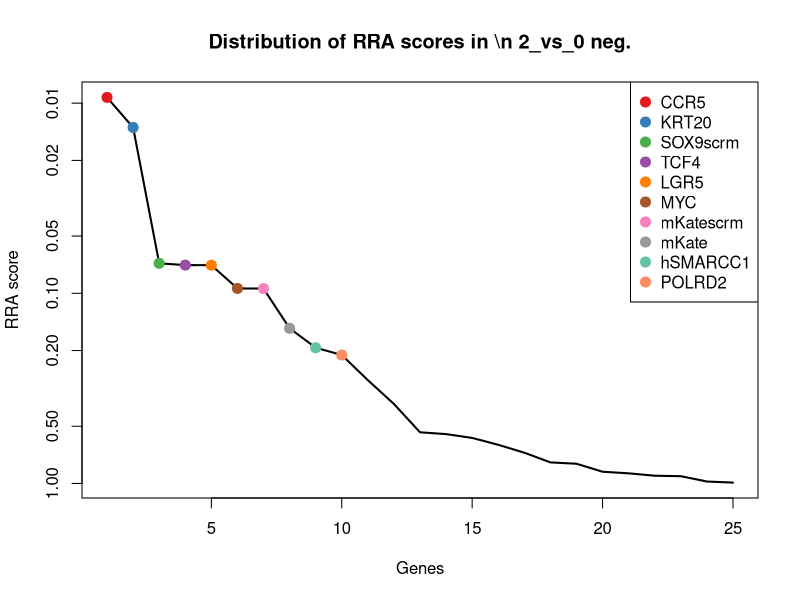
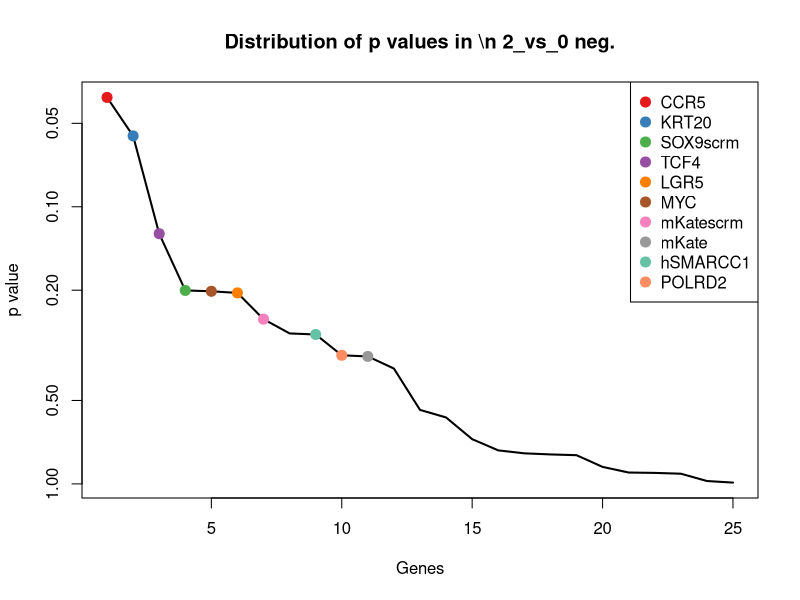
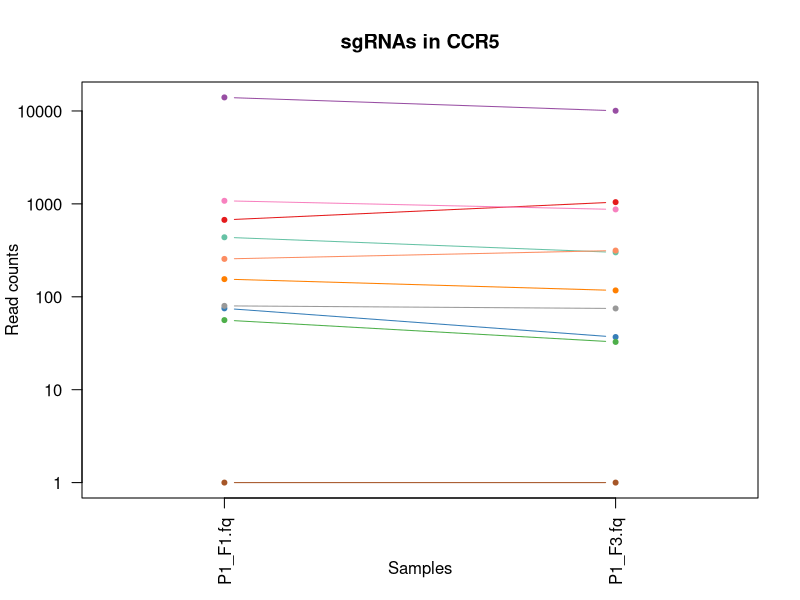
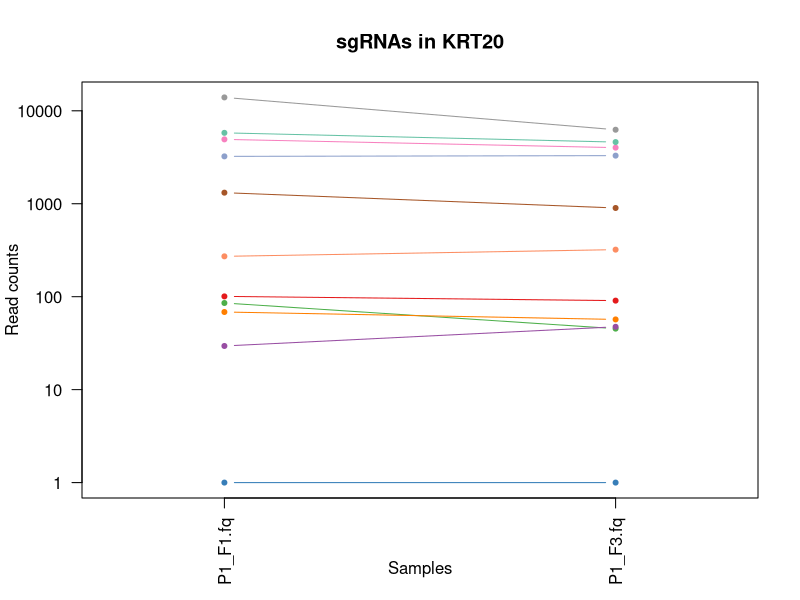
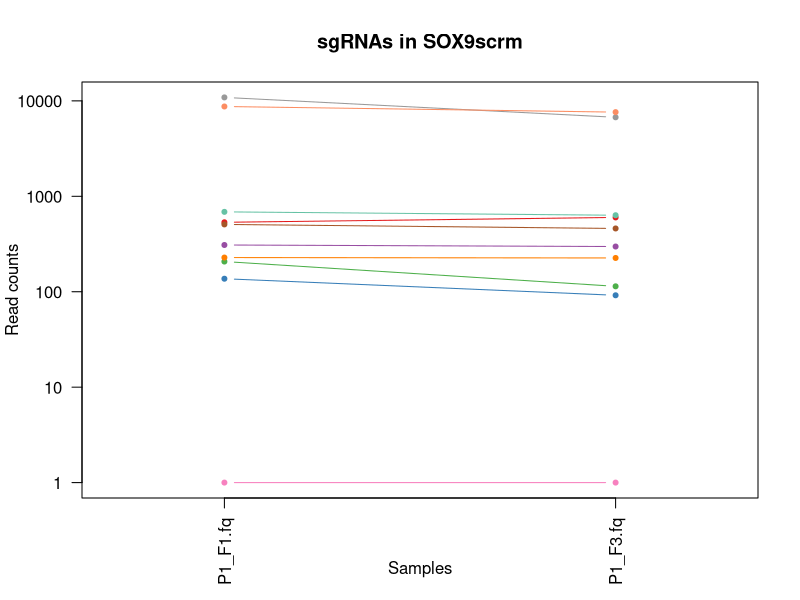
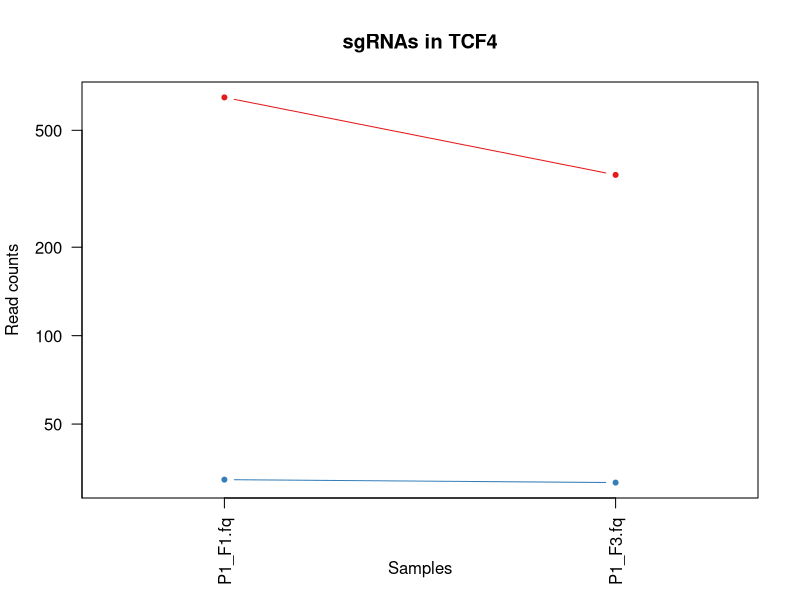
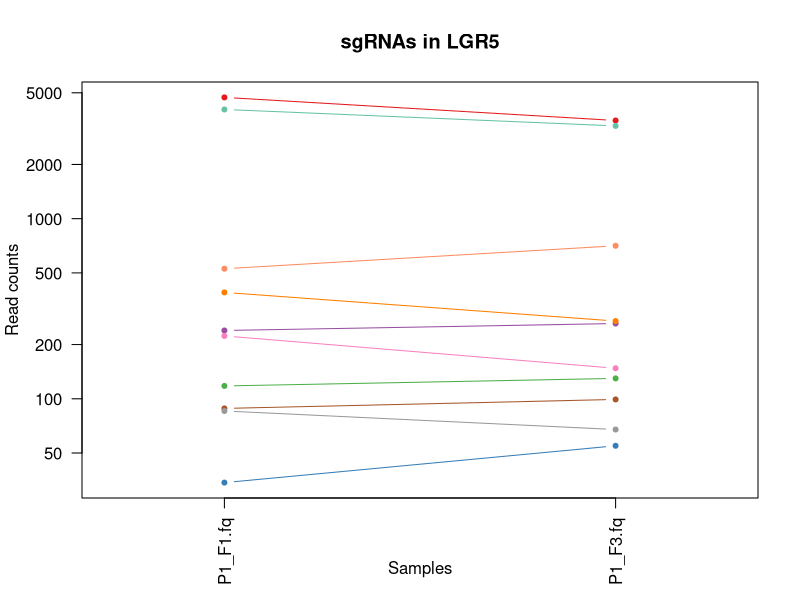
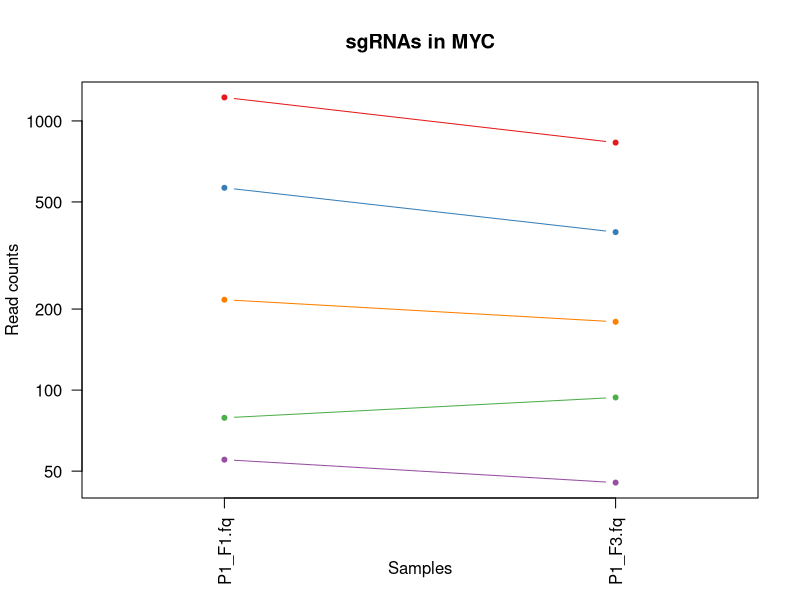

Write the R code that produced these figures, in order. (Note: this script raises an error after producing the figures.)
pdf(file='P1_02_day3.pdf',width=4.5,height=4.5);
gstable=read.table('P1_02_day3.gene_summary.txt',header=T)
# 
#
# parameters
# Do not modify the variables beginning with "__"

# gstablename='__GENE_SUMMARY_FILE__'
startindex=3
# outputfile='__OUTPUT_FILE__'
targetgenelist=c("CCR5","KRT20","SOX9scrm","TCF4","LGR5","MYC","mKatescrm","mKate","hSMARCC1","POLRD2")
# samplelabel=sub('.\\w+.\\w+$','',colnames(gstable)[startindex]);
samplelabel='2_vs_0 neg.'


# You need to write some codes in front of this code:
# gstable=read.table(gstablename,header=T)
# pdf(file=outputfile,width=6,height=6)


# set up color using RColorBrewer
#library(RColorBrewer)
#colors <- brewer.pal(length(targetgenelist), "Set1")

colors=c( "#E41A1C", "#377EB8", "#4DAF4A", "#984EA3", "#FF7F00",  "#A65628", "#F781BF",
          "#999999", "#66C2A5", "#FC8D62", "#8DA0CB", "#E78AC3", "#A6D854", "#FFD92F", "#E5C494", "#B3B3B3", 
          "#8DD3C7", "#FFFFB3", "#BEBADA", "#FB8072", "#80B1D3", "#FDB462", "#B3DE69", "#FCCDE5",
          "#D9D9D9", "#BC80BD", "#CCEBC5", "#FFED6F")

######
# function definition

plotrankedvalues<-function(val, tglist, ...){
  
  plot(val,log='y',ylim=c(max(val),min(val)),type='l',lwd=2, ...)
  if(length(tglist)>0){
    for(i in 1:length(tglist)){
      targetgene=tglist[i];
      tx=which(names(val)==targetgene);ty=val[targetgene];
      points(tx,ty,col=colors[(i %% length(colors)) ],cex=2,pch=20)
      # text(tx+50,ty,targetgene,col=colors[i])
    }
    legend('topright',tglist,pch=20,pt.cex = 2,cex=1,col=colors)
  }
}



plotrandvalues<-function(val,targetgenelist, ...){
  # choose the one with the best distance distribution
  
  mindiffvalue=0;
  randval=val;
  for(i in 1:20){
    randval0=sample(val)
    vindex=sort(which(names(randval0) %in% targetgenelist))
    if(max(vindex)>0.9*length(val)){
      # print('pass...')
      next;
    }
    mindiffind=min(diff(vindex));
    if (mindiffind > mindiffvalue){
      mindiffvalue=mindiffind;
      randval=randval0;
      # print(paste('Diff: ',mindiffvalue))
    }
  }
  plot(randval,log='y',ylim=c(max(randval),min(randval)),pch=20,col='grey', ...)
  
  if(length(targetgenelist)>0){
    for(i in 1:length(targetgenelist)){
      targetgene=targetgenelist[i];
      tx=which(names(randval)==targetgene);ty=randval[targetgene];
      points(tx,ty,col=colors[(i %% length(colors)) ],cex=2,pch=20)
      text(tx+50,ty,targetgene,col=colors[i])
    }
  }
  
}




# set.seed(1235)



pvec=gstable[,startindex]
names(pvec)=gstable[,'id']
pvec=sort(pvec);

plotrankedvalues(pvec,targetgenelist,xlab='Genes',ylab='RRA score',main=paste('Distribution of RRA scores in \\n',samplelabel))

# plotrandvalues(pvec,targetgenelist,xlab='Genes',ylab='RRA score',main=paste('Distribution of RRA scores in \\n',samplelabel))


pvec=gstable[,startindex+1]
names(pvec)=gstable[,'id']
pvec=sort(pvec);

plotrankedvalues(pvec,targetgenelist,xlab='Genes',ylab='p value',main=paste('Distribution of p values in \\n',samplelabel))

# plotrandvalues(pvec,targetgenelist,xlab='Genes',ylab='p value',main=paste('Distribution of p values in \\n',samplelabel))



# you need to write after this code:
# dev.off()






# parameters
# Do not modify the variables beginning with "__"
targetmat=list(c(671.6632665315619,1042.8660017346053),c(74.10146363431659,35.8881012742678),c(55.10108834346619,31.66597171258923),c(13996.626458004954,10053.94601874708),c(153.90303985588832,116.1085629461605),c(0.0,0.0),c(1078.2712977557608,870.8142220962038),c(78.8515574570292,73.88726732937486),c(436.05861292501686,299.77119887917803),c(254.60502889739547,313.49311995463336))
targetgene="CCR5"
collabel=c("P1_F1.fq","P1_F3.fq")

# set up color using RColorBrewer
#library(RColorBrewer)
#colors <- brewer.pal(length(targetgenelist), "Set1")

colors=c( "#E41A1C", "#377EB8", "#4DAF4A", "#984EA3", "#FF7F00",  "#A65628", "#F781BF",
          "#999999", "#66C2A5", "#FC8D62", "#8DA0CB", "#E78AC3", "#A6D854", "#FFD92F", "#E5C494", "#B3B3B3", 
          "#8DD3C7", "#FFFFB3", "#BEBADA", "#FB8072", "#80B1D3", "#FDB462", "#B3DE69", "#FCCDE5",
          "#D9D9D9", "#BC80BD", "#CCEBC5", "#FFED6F")


## code

targetmatvec=unlist(targetmat)+1
yrange=range(targetmatvec[targetmatvec>0]);
# yrange[1]=1; # set the minimum value to 1
for(i in 1:length(targetmat)){
  vali=targetmat[[i]]+1;
  if(i==1){
    plot(1:length(vali),vali,type='b',las=1,pch=20,main=paste('sgRNAs in',targetgene),ylab='Read counts',xlab='Samples',xlim=c(0.7,length(vali)+0.3),ylim = yrange,col=colors[(i %% length(colors))],xaxt='n',log='y')
    axis(1,at=1:length(vali),labels=(collabel),las=2)
    # lines(0:100,rep(1,101),col='black');
  }else{
    lines(1:length(vali),vali,type='b',pch=20,col=colors[(i %% length(colors))])
  }
}




# parameters
# Do not modify the variables beginning with "__"
targetmat=list(c(99.75197027696464,89.72025318566948),c(0.0,0.0),c(84.55167004428432,44.332360397624925),c(28.500562936275614,46.4434251784642),c(67.45133228251895,55.94321669224097),c(1314.8259701268482,899.3135966375341),c(4925.847294152968,4015.245213156314),c(13933.925219545146,6255.084945626792),c(5791.314388651204,4607.398884181733),c(270.7553478946183,319.8263142971512),c(3232.913855738197,3292.2055257188604))
targetgene="KRT20"
collabel=c("P1_F1.fq","P1_F3.fq")

# set up color using RColorBrewer
#library(RColorBrewer)
#colors <- brewer.pal(length(targetgenelist), "Set1")

colors=c( "#E41A1C", "#377EB8", "#4DAF4A", "#984EA3", "#FF7F00",  "#A65628", "#F781BF",
          "#999999", "#66C2A5", "#FC8D62", "#8DA0CB", "#E78AC3", "#A6D854", "#FFD92F", "#E5C494", "#B3B3B3", 
          "#8DD3C7", "#FFFFB3", "#BEBADA", "#FB8072", "#80B1D3", "#FDB462", "#B3DE69", "#FCCDE5",
          "#D9D9D9", "#BC80BD", "#CCEBC5", "#FFED6F")


## code

targetmatvec=unlist(targetmat)+1
yrange=range(targetmatvec[targetmatvec>0]);
# yrange[1]=1; # set the minimum value to 1
for(i in 1:length(targetmat)){
  vali=targetmat[[i]]+1;
  if(i==1){
    plot(1:length(vali),vali,type='b',las=1,pch=20,main=paste('sgRNAs in',targetgene),ylab='Read counts',xlab='Samples',xlim=c(0.7,length(vali)+0.3),ylim = yrange,col=colors[(i %% length(colors))],xaxt='n',log='y')
    axis(1,at=1:length(vali),labels=(collabel),las=2)
    # lines(0:100,rep(1,101),col='black');
  }else{
    lines(1:length(vali),vali,type='b',pch=20,col=colors[(i %% length(colors))])
  }
}




# parameters
# Do not modify the variables beginning with "__"
targetmat=list(c(532.9605269083539,599.5423977583561),c(135.85268332958043,90.77578557608912),c(206.15407190572694,112.94196577490159),c(307.80607971177665,296.60460170791913),c(227.05448472566238,224.82839915938354),c(506.36000150116337,459.15658983254383),c(0.0,0.0),c(10868.214666366433,6726.907924144372),c(685.9135479996997,632.263901861365),c(8727.822389852136,7618.832794048969))
targetgene="SOX9scrm"
collabel=c("P1_F1.fq","P1_F3.fq")

# set up color using RColorBrewer
#library(RColorBrewer)
#colors <- brewer.pal(length(targetgenelist), "Set1")

colors=c( "#E41A1C", "#377EB8", "#4DAF4A", "#984EA3", "#FF7F00",  "#A65628", "#F781BF",
          "#999999", "#66C2A5", "#FC8D62", "#8DA0CB", "#E78AC3", "#A6D854", "#FFD92F", "#E5C494", "#B3B3B3", 
          "#8DD3C7", "#FFFFB3", "#BEBADA", "#FB8072", "#80B1D3", "#FDB462", "#B3DE69", "#FCCDE5",
          "#D9D9D9", "#BC80BD", "#CCEBC5", "#FFED6F")


## code

targetmatvec=unlist(targetmat)+1
yrange=range(targetmatvec[targetmatvec>0]);
# yrange[1]=1; # set the minimum value to 1
for(i in 1:length(targetmat)){
  vali=targetmat[[i]]+1;
  if(i==1){
    plot(1:length(vali),vali,type='b',las=1,pch=20,main=paste('sgRNAs in',targetgene),ylab='Read counts',xlab='Samples',xlim=c(0.7,length(vali)+0.3),ylim = yrange,col=colors[(i %% length(colors))],xaxt='n',log='y')
    axis(1,at=1:length(vali),labels=(collabel),las=2)
    # lines(0:100,rep(1,101),col='black');
  }else{
    lines(1:length(vali),vali,type='b',pch=20,col=colors[(i %% length(colors))])
  }
}




# parameters
# Do not modify the variables beginning with "__"
targetmat=list(c(646.0127598889139,351.49228600974044),c(31.350619229903174,30.61043932216959))
targetgene="TCF4"
collabel=c("P1_F1.fq","P1_F3.fq")

# set up color using RColorBrewer
#library(RColorBrewer)
#colors <- brewer.pal(length(targetgenelist), "Set1")

colors=c( "#E41A1C", "#377EB8", "#4DAF4A", "#984EA3", "#FF7F00",  "#A65628", "#F781BF",
          "#999999", "#66C2A5", "#FC8D62", "#8DA0CB", "#E78AC3", "#A6D854", "#FFD92F", "#E5C494", "#B3B3B3", 
          "#8DD3C7", "#FFFFB3", "#BEBADA", "#FB8072", "#80B1D3", "#FDB462", "#B3DE69", "#FCCDE5",
          "#D9D9D9", "#BC80BD", "#CCEBC5", "#FFED6F")


## code

targetmatvec=unlist(targetmat)+1
yrange=range(targetmatvec[targetmatvec>0]);
# yrange[1]=1; # set the minimum value to 1
for(i in 1:length(targetmat)){
  vali=targetmat[[i]]+1;
  if(i==1){
    plot(1:length(vali),vali,type='b',las=1,pch=20,main=paste('sgRNAs in',targetgene),ylab='Read counts',xlab='Samples',xlim=c(0.7,length(vali)+0.3),ylim = yrange,col=colors[(i %% length(colors))],xaxt='n',log='y')
    axis(1,at=1:length(vali),labels=(collabel),las=2)
    # lines(0:100,rep(1,101),col='black');
  }else{
    lines(1:length(vali),vali,type='b',pch=20,col=colors[(i %% length(colors))])
  }
}




# parameters
# Do not modify the variables beginning with "__"
targetmat=list(c(4712.093072130901,3507.534133364467),c(33.250656758988214,53.83215191140169),c(116.85230803873002,128.7749516311962),c(238.45470990017262,260.71650043365133),c(388.55767469789083,269.1607595570085),c(87.40172633791188,98.1645123090266),c(222.3043909029498,146.7190022683301),c(84.55167004428432,66.49854059643738),c(4038.5297680702542,3272.150410300887),c(526.3103955565563,706.1511691907398))
targetgene="LGR5"
collabel=c("P1_F1.fq","P1_F3.fq")

# set up color using RColorBrewer
#library(RColorBrewer)
#colors <- brewer.pal(length(targetgenelist), "Set1")

colors=c( "#E41A1C", "#377EB8", "#4DAF4A", "#984EA3", "#FF7F00",  "#A65628", "#F781BF",
          "#999999", "#66C2A5", "#FC8D62", "#8DA0CB", "#E78AC3", "#A6D854", "#FFD92F", "#E5C494", "#B3B3B3", 
          "#8DD3C7", "#FFFFB3", "#BEBADA", "#FB8072", "#80B1D3", "#FDB462", "#B3DE69", "#FCCDE5",
          "#D9D9D9", "#BC80BD", "#CCEBC5", "#FFED6F")


## code

targetmatvec=unlist(targetmat)+1
yrange=range(targetmatvec[targetmatvec>0]);
# yrange[1]=1; # set the minimum value to 1
for(i in 1:length(targetmat)){
  vali=targetmat[[i]]+1;
  if(i==1){
    plot(1:length(vali),vali,type='b',las=1,pch=20,main=paste('sgRNAs in',targetgene),ylab='Read counts',xlab='Samples',xlim=c(0.7,length(vali)+0.3),ylim = yrange,col=colors[(i %% length(colors))],xaxt='n',log='y')
    axis(1,at=1:length(vali),labels=(collabel),las=2)
    # lines(0:100,rep(1,101),col='black');
  }else{
    lines(1:length(vali),vali,type='b',pch=20,col=colors[(i %% length(colors))])
  }
}




# parameters
# Do not modify the variables beginning with "__"
targetmat=list(c(1221.7241312016813,829.6484588698378),c(563.3611273737146,385.26932250316895),c(77.90153869248668,92.8868503569284),c(54.15106957892367,44.332360397624925),c(215.65425955115214,178.3849739809193))
targetgene="MYC"
collabel=c("P1_F1.fq","P1_F3.fq")

# set up color using RColorBrewer
#library(RColorBrewer)
#colors <- brewer.pal(length(targetgenelist), "Set1")

colors=c( "#E41A1C", "#377EB8", "#4DAF4A", "#984EA3", "#FF7F00",  "#A65628", "#F781BF",
          "#999999", "#66C2A5", "#FC8D62", "#8DA0CB", "#E78AC3", "#A6D854", "#FFD92F", "#E5C494", "#B3B3B3", 
          "#8DD3C7", "#FFFFB3", "#BEBADA", "#FB8072", "#80B1D3", "#FDB462", "#B3DE69", "#FCCDE5",
          "#D9D9D9", "#BC80BD", "#CCEBC5", "#FFED6F")


## code

targetmatvec=unlist(targetmat)+1
yrange=range(targetmatvec[targetmatvec>0]);
# yrange[1]=1; # set the minimum value to 1
for(i in 1:length(targetmat)){
  vali=targetmat[[i]]+1;
  if(i==1){
    plot(1:length(vali),vali,type='b',las=1,pch=20,main=paste('sgRNAs in',targetgene),ylab='Read counts',xlab='Samples',xlim=c(0.7,length(vali)+0.3),ylim = yrange,col=colors[(i %% length(colors))],xaxt='n',log='y')
    axis(1,at=1:length(vali),labels=(collabel),las=2)
    # lines(0:100,rep(1,101),col='black');
  }else{
    lines(1:length(vali),vali,type='b',pch=20,col=colors[(i %% length(colors))])
  }
}




# parameters
# Do not modify the variables beginning with "__"
targetmat=list(c(76.00150116340163,90.77578557608912),c(52.25103204983862,72.83173493895522),c(301.155948359979,138.27474314497297),c(428.4584628086767,447.5457335379278),c(80.75159498611424,77.0538645006338),c(16.150318997222847,30.61043932216959),c(41.8008256398709,28.499374541330305),c(48.45095699166854,42.22129561678564),c(59.85118216617879,79.16492928147308),c(32.300637994445694,28.499374541330305))
targetgene="mKatescrm"
collabel=c("P1_F1.fq","P1_F3.fq")

# set up color using RColorBrewer
#library(RColorBrewer)
#colors <- brewer.pal(length(targetgenelist), "Set1")

colors=c( "#E41A1C", "#377EB8", "#4DAF4A", "#984EA3", "#FF7F00",  "#A65628", "#F781BF",
          "#999999", "#66C2A5", "#FC8D62", "#8DA0CB", "#E78AC3", "#A6D854", "#FFD92F", "#E5C494", "#B3B3B3", 
          "#8DD3C7", "#FFFFB3", "#BEBADA", "#FB8072", "#80B1D3", "#FDB462", "#B3DE69", "#FCCDE5",
          "#D9D9D9", "#BC80BD", "#CCEBC5", "#FFED6F")


## code

targetmatvec=unlist(targetmat)+1
yrange=range(targetmatvec[targetmatvec>0]);
# yrange[1]=1; # set the minimum value to 1
for(i in 1:length(targetmat)){
  vali=targetmat[[i]]+1;
  if(i==1){
    plot(1:length(vali),vali,type='b',las=1,pch=20,main=paste('sgRNAs in',targetgene),ylab='Read counts',xlab='Samples',xlim=c(0.7,length(vali)+0.3),ylim = yrange,col=colors[(i %% length(colors))],xaxt='n',log='y')
    axis(1,at=1:length(vali),labels=(collabel),las=2)
    # lines(0:100,rep(1,101),col='black');
  }else{
    lines(1:length(vali),vali,type='b',pch=20,col=colors[(i %% length(colors))])
  }
}




# parameters
# Do not modify the variables beginning with "__"
targetmat=list(c(150.10296479771822,101.33110948028553),c(84.55167004428432,60.16534625391954),c(123.50243939052766,103.44217426112482),c(462.6591383322075,530.9327923810794),c(0.0,0.0),c(0.0,0.0),c(34.200675523530734,36.94363366468743),c(49.40097575621106,36.94363366468743),c(115.9022892741875,163.60752051504434),c(51.3010132852961,23.2217125892321),c(127.30251444869774,104.49770665154446),c(88.3517451024544,97.10897991860696))
targetgene="mKate"
collabel=c("P1_F1.fq","P1_F3.fq")

# set up color using RColorBrewer
#library(RColorBrewer)
#colors <- brewer.pal(length(targetgenelist), "Set1")

colors=c( "#E41A1C", "#377EB8", "#4DAF4A", "#984EA3", "#FF7F00",  "#A65628", "#F781BF",
          "#999999", "#66C2A5", "#FC8D62", "#8DA0CB", "#E78AC3", "#A6D854", "#FFD92F", "#E5C494", "#B3B3B3", 
          "#8DD3C7", "#FFFFB3", "#BEBADA", "#FB8072", "#80B1D3", "#FDB462", "#B3DE69", "#FCCDE5",
          "#D9D9D9", "#BC80BD", "#CCEBC5", "#FFED6F")


## code

targetmatvec=unlist(targetmat)+1
yrange=range(targetmatvec[targetmatvec>0]);
# yrange[1]=1; # set the minimum value to 1
for(i in 1:length(targetmat)){
  vali=targetmat[[i]]+1;
  if(i==1){
    plot(1:length(vali),vali,type='b',las=1,pch=20,main=paste('sgRNAs in',targetgene),ylab='Read counts',xlab='Samples',xlim=c(0.7,length(vali)+0.3),ylim = yrange,col=colors[(i %% length(colors))],xaxt='n',log='y')
    axis(1,at=1:length(vali),labels=(collabel),las=2)
    # lines(0:100,rep(1,101),col='black');
  }else{
    lines(1:length(vali),vali,type='b',pch=20,col=colors[(i %% length(colors))])
  }
}




# parameters
# Do not modify the variables beginning with "__"
targetmat=list(c(394.257787285146,509.82214457268657),c(802.7658560384298,501.3778854493295),c(251.75497260376792,264.9386299953299))
targetgene="hSMARCC1"
collabel=c("P1_F1.fq","P1_F3.fq")

# set up color using RColorBrewer
#library(RColorBrewer)
#colors <- brewer.pal(length(targetgenelist), "Set1")

colors=c( "#E41A1C", "#377EB8", "#4DAF4A", "#984EA3", "#FF7F00",  "#A65628", "#F781BF",
          "#999999", "#66C2A5", "#FC8D62", "#8DA0CB", "#E78AC3", "#A6D854", "#FFD92F", "#E5C494", "#B3B3B3", 
          "#8DD3C7", "#FFFFB3", "#BEBADA", "#FB8072", "#80B1D3", "#FDB462", "#B3DE69", "#FCCDE5",
          "#D9D9D9", "#BC80BD", "#CCEBC5", "#FFED6F")


## code

targetmatvec=unlist(targetmat)+1
yrange=range(targetmatvec[targetmatvec>0]);
# yrange[1]=1; # set the minimum value to 1
for(i in 1:length(targetmat)){
  vali=targetmat[[i]]+1;
  if(i==1){
    plot(1:length(vali),vali,type='b',las=1,pch=20,main=paste('sgRNAs in',targetgene),ylab='Read counts',xlab='Samples',xlim=c(0.7,length(vali)+0.3),ylim = yrange,col=colors[(i %% length(colors))],xaxt='n',log='y')
    axis(1,at=1:length(vali),labels=(collabel),las=2)
    # lines(0:100,rep(1,101),col='black');
  }else{
    lines(1:length(vali),vali,type='b',pch=20,col=colors[(i %% length(colors))])
  }
}




# parameters
# Do not modify the variables beginning with "__"
targetmat=list(c(103.55204533513472,70.72067015811595),c(35.150694288073254,27.443842150910665),c(101.65200780604968,92.8868503569284),c(1180.873324326353,706.1511691907398),c(35.150694288073254,34.832568883848154))
targetgene="POLRD2"
collabel=c("P1_F1.fq","P1_F3.fq")

# set up color using RColorBrewer
#library(RColorBrewer)
#colors <- brewer.pal(length(targetgenelist), "Set1")

colors=c( "#E41A1C", "#377EB8", "#4DAF4A", "#984EA3", "#FF7F00",  "#A65628", "#F781BF",
          "#999999", "#66C2A5", "#FC8D62", "#8DA0CB", "#E78AC3", "#A6D854", "#FFD92F", "#E5C494", "#B3B3B3", 
          "#8DD3C7", "#FFFFB3", "#BEBADA", "#FB8072", "#80B1D3", "#FDB462", "#B3DE69", "#FCCDE5",
          "#D9D9D9", "#BC80BD", "#CCEBC5", "#FFED6F")


## code

targetmatvec=unlist(targetmat)+1
yrange=range(targetmatvec[targetmatvec>0]);
# yrange[1]=1; # set the minimum value to 1
for(i in 1:length(targetmat)){
  vali=targetmat[[i]]+1;
  if(i==1){
    plot(1:length(vali),vali,type='b',las=1,pch=20,main=paste('sgRNAs in',targetgene),ylab='Read counts',xlab='Samples',xlim=c(0.7,length(vali)+0.3),ylim = yrange,col=colors[(i %% length(colors))],xaxt='n',log='y')
    axis(1,at=1:length(vali),labels=(collabel),las=2)
    # lines(0:100,rep(1,101),col='black');
  }else{
    lines(1:length(vali),vali,type='b',pch=20,col=colors[(i %% length(colors))])
  }
}



# 
#
# parameters
# Do not modify the variables beginning with "__"

# gstablename='__GENE_SUMMARY_FILE__'
startindex=9
# outputfile='__OUTPUT_FILE__'
targetgenelist=c("SOX9","GFP","hSMARCC2","GFPscrm","hSMARCA4","hSMARCB1","TCF20","hSATB1","mKatescrm","hSMARCC1")
# samplelabel=sub('.\\w+.\\w+$','',colnames(gstable)[startindex]);
samplelabel='2_vs_0 pos.'


# You need to write some codes in front of this code:
# gstable=read.table(gstablename,header=T)
# pdf(file=outputfile,width=6,height=6)


# set up color using RColorBrewer
#library(RColorBrewer)
#colors <- brewer.pal(length(targetgenelist), "Set1")

colors=c( "#E41A1C", "#377EB8", "#4DAF4A", "#984EA3", "#FF7F00",  "#A65628", "#F781BF",
          "#999999", "#66C2A5", "#FC8D62", "#8DA0CB", "#E78AC3", "#A6D854", "#FFD92F", "#E5C494", "#B3B3B3", 
          "#8DD3C7", "#FFFFB3", "#BEBADA", "#FB8072", "#80B1D3", "#FDB462", "#B3DE69", "#FCCDE5",
          "#D9D9D9", "#BC80BD", "#CCEBC5", "#FFED6F")

######
# function definition

plotrankedvalues<-function(val, tglist, ...){
  
  plot(val,log='y',ylim=c(max(val),min(val)),type='l',lwd=2, ...)
  if(length(tglist)>0){
    for(i in 1:length(tglist)){
      targetgene=tglist[i];
      tx=which(names(val)==targetgene);ty=val[targetgene];
      points(tx,ty,col=colors[(i %% length(colors)) ],cex=2,pch=20)
      # text(tx+50,ty,targetgene,col=colors[i])
    }
    legend('topright',tglist,pch=20,pt.cex = 2,cex=1,col=colors)
  }
}



plotrandvalues<-function(val,targetgenelist, ...){
  # choose the one with the best distance distribution
  
  mindiffvalue=0;
  randval=val;
  for(i in 1:20){
    randval0=sample(val)
    vindex=sort(which(names(randval0) %in% targetgenelist))
    if(max(vindex)>0.9*length(val)){
      # print('pass...')
      next;
    }
    mindiffind=min(diff(vindex));
    if (mindiffind > mindiffvalue){
      mindiffvalue=mindiffind;
      randval=randval0;
      # print(paste('Diff: ',mindiffvalue))
    }
  }
  plot(randval,log='y',ylim=c(max(randval),min(randval)),pch=20,col='grey', ...)
  
  if(length(targetgenelist)>0){
    for(i in 1:length(targetgenelist)){
      targetgene=targetgenelist[i];
      tx=which(names(randval)==targetgene);ty=randval[targetgene];
      points(tx,ty,col=colors[(i %% length(colors)) ],cex=2,pch=20)
      text(tx+50,ty,targetgene,col=colors[i])
    }
  }
  
}




# set.seed(1235)



pvec=gstable[,startindex]
names(pvec)=gstable[,'id']
pvec=sort(pvec);

plotrankedvalues(pvec,targetgenelist,xlab='Genes',ylab='RRA score',main=paste('Distribution of RRA scores in \\n',samplelabel))

# plotrandvalues(pvec,targetgenelist,xlab='Genes',ylab='RRA score',main=paste('Distribution of RRA scores in \\n',samplelabel))


pvec=gstable[,startindex+1]
names(pvec)=gstable[,'id']
pvec=sort(pvec);

plotrankedvalues(pvec,targetgenelist,xlab='Genes',ylab='p value',main=paste('Distribution of p values in \\n',samplelabel))

# plotrandvalues(pvec,targetgenelist,xlab='Genes',ylab='p value',main=paste('Distribution of p values in \\n',samplelabel))



# you need to write after this code:
# dev.off()






# parameters
# Do not modify the variables beginning with "__"
targetmat=list(c(0.0,0.0),c(164.35324626585603,122.44175728867836),c(169.10334008856864,431.7127476816332),c(70.30138857614651,73.88726732937486),c(0.0,0.0),c(118.75234556781506,391.6025168456868),c(5038.899527133528,13860.195818600305),c(1642.5824438940178,11113.7005387284),c(2566.000683029348,6437.69204916939),c(1474.4291225699917,3182.4301571152178),c(433.20855663138934,590.0426062445794))
targetgene="SOX9"
collabel=c("P1_F1.fq","P1_F3.fq")

# set up color using RColorBrewer
#library(RColorBrewer)
#colors <- brewer.pal(length(targetgenelist), "Set1")

colors=c( "#E41A1C", "#377EB8", "#4DAF4A", "#984EA3", "#FF7F00",  "#A65628", "#F781BF",
          "#999999", "#66C2A5", "#FC8D62", "#8DA0CB", "#E78AC3", "#A6D854", "#FFD92F", "#E5C494", "#B3B3B3", 
          "#8DD3C7", "#FFFFB3", "#BEBADA", "#FB8072", "#80B1D3", "#FDB462", "#B3DE69", "#FCCDE5",
          "#D9D9D9", "#BC80BD", "#CCEBC5", "#FFED6F")


## code

targetmatvec=unlist(targetmat)+1
yrange=range(targetmatvec[targetmatvec>0]);
# yrange[1]=1; # set the minimum value to 1
for(i in 1:length(targetmat)){
  vali=targetmat[[i]]+1;
  if(i==1){
    plot(1:length(vali),vali,type='b',las=1,pch=20,main=paste('sgRNAs in',targetgene),ylab='Read counts',xlab='Samples',xlim=c(0.7,length(vali)+0.3),ylim = yrange,col=colors[(i %% length(colors))],xaxt='n',log='y')
    axis(1,at=1:length(vali),labels=(collabel),las=2)
    # lines(0:100,rep(1,101),col='black');
  }else{
    lines(1:length(vali),vali,type='b',pch=20,col=colors[(i %% length(colors))])
  }
}




# parameters
# Do not modify the variables beginning with "__"
targetmat=list(c(158.6531336786009,217.43967242644604),c(271.70536665916086,727.2618169991326),c(58.90116340163627,56.99874908266061),c(140.60277715229302,163.60752051504434),c(35.150694288073254,41.165763226365996),c(0.0,0.0),c(59.85118216617879,41.165763226365996),c(0.0,0.0),c(36.100713052615774,61.22087864433918),c(95.95189521879456,105.5532390419641),c(181.4535840276214,169.9407148575622),c(179.55354649853635,157.27432617252651))
targetgene="GFP"
collabel=c("P1_F1.fq","P1_F3.fq")

# set up color using RColorBrewer
#library(RColorBrewer)
#colors <- brewer.pal(length(targetgenelist), "Set1")

colors=c( "#E41A1C", "#377EB8", "#4DAF4A", "#984EA3", "#FF7F00",  "#A65628", "#F781BF",
          "#999999", "#66C2A5", "#FC8D62", "#8DA0CB", "#E78AC3", "#A6D854", "#FFD92F", "#E5C494", "#B3B3B3", 
          "#8DD3C7", "#FFFFB3", "#BEBADA", "#FB8072", "#80B1D3", "#FDB462", "#B3DE69", "#FCCDE5",
          "#D9D9D9", "#BC80BD", "#CCEBC5", "#FFED6F")


## code

targetmatvec=unlist(targetmat)+1
yrange=range(targetmatvec[targetmatvec>0]);
# yrange[1]=1; # set the minimum value to 1
for(i in 1:length(targetmat)){
  vali=targetmat[[i]]+1;
  if(i==1){
    plot(1:length(vali),vali,type='b',las=1,pch=20,main=paste('sgRNAs in',targetgene),ylab='Read counts',xlab='Samples',xlim=c(0.7,length(vali)+0.3),ylim = yrange,col=colors[(i %% length(colors))],xaxt='n',log='y')
    axis(1,at=1:length(vali),labels=(collabel),las=2)
    # lines(0:100,rep(1,101),col='black');
  }else{
    lines(1:length(vali),vali,type='b',pch=20,col=colors[(i %% length(colors))])
  }
}




# parameters
# Do not modify the variables beginning with "__"
targetmat=list(c(144.4028522104631,105.5532390419641),c(2074.8409817608645,1897.8472379745144),c(107.35212039330482,184.71816832343717))
targetgene="hSMARCC2"
collabel=c("P1_F1.fq","P1_F3.fq")

# set up color using RColorBrewer
#library(RColorBrewer)
#colors <- brewer.pal(length(targetgenelist), "Set1")

colors=c( "#E41A1C", "#377EB8", "#4DAF4A", "#984EA3", "#FF7F00",  "#A65628", "#F781BF",
          "#999999", "#66C2A5", "#FC8D62", "#8DA0CB", "#E78AC3", "#A6D854", "#FFD92F", "#E5C494", "#B3B3B3", 
          "#8DD3C7", "#FFFFB3", "#BEBADA", "#FB8072", "#80B1D3", "#FDB462", "#B3DE69", "#FCCDE5",
          "#D9D9D9", "#BC80BD", "#CCEBC5", "#FFED6F")


## code

targetmatvec=unlist(targetmat)+1
yrange=range(targetmatvec[targetmatvec>0]);
# yrange[1]=1; # set the minimum value to 1
for(i in 1:length(targetmat)){
  vali=targetmat[[i]]+1;
  if(i==1){
    plot(1:length(vali),vali,type='b',las=1,pch=20,main=paste('sgRNAs in',targetgene),ylab='Read counts',xlab='Samples',xlim=c(0.7,length(vali)+0.3),ylim = yrange,col=colors[(i %% length(colors))],xaxt='n',log='y')
    axis(1,at=1:length(vali),labels=(collabel),las=2)
    # lines(0:100,rep(1,101),col='black');
  }else{
    lines(1:length(vali),vali,type='b',pch=20,col=colors[(i %% length(colors))])
  }
}




# parameters
# Do not modify the variables beginning with "__"
targetmat=list(c(497.8098326202807,447.5457335379278),c(69.35136981160399,78.10939689105344),c(243.20480372288523,250.1611765294549),c(128.25253321324027,110.8309009940623),c(123.50243939052766,128.7749516311962),c(30.400600465360654,56.99874908266061),c(117.80232680327254,127.71941924077656),c(30.400600465360654,67.55407298685702),c(45.60090069804098,52.77661952098205),c(140.60277715229302,172.05177963840148))
targetgene="GFPscrm"
collabel=c("P1_F1.fq","P1_F3.fq")

# set up color using RColorBrewer
#library(RColorBrewer)
#colors <- brewer.pal(length(targetgenelist), "Set1")

colors=c( "#E41A1C", "#377EB8", "#4DAF4A", "#984EA3", "#FF7F00",  "#A65628", "#F781BF",
          "#999999", "#66C2A5", "#FC8D62", "#8DA0CB", "#E78AC3", "#A6D854", "#FFD92F", "#E5C494", "#B3B3B3", 
          "#8DD3C7", "#FFFFB3", "#BEBADA", "#FB8072", "#80B1D3", "#FDB462", "#B3DE69", "#FCCDE5",
          "#D9D9D9", "#BC80BD", "#CCEBC5", "#FFED6F")


## code

targetmatvec=unlist(targetmat)+1
yrange=range(targetmatvec[targetmatvec>0]);
# yrange[1]=1; # set the minimum value to 1
for(i in 1:length(targetmat)){
  vali=targetmat[[i]]+1;
  if(i==1){
    plot(1:length(vali),vali,type='b',las=1,pch=20,main=paste('sgRNAs in',targetgene),ylab='Read counts',xlab='Samples',xlim=c(0.7,length(vali)+0.3),ylim = yrange,col=colors[(i %% length(colors))],xaxt='n',log='y')
    axis(1,at=1:length(vali),labels=(collabel),las=2)
    # lines(0:100,rep(1,101),col='black');
  }else{
    lines(1:length(vali),vali,type='b',pch=20,col=colors[(i %% length(colors))])
  }
}




# parameters
# Do not modify the variables beginning with "__"
targetmat=list(c(184.30364032124896,159.3853909533658),c(64.60127598889139,101.33110948028553),c(36.100713052615774,39.05469844552672))
targetgene="hSMARCA4"
collabel=c("P1_F1.fq","P1_F3.fq")

# set up color using RColorBrewer
#library(RColorBrewer)
#colors <- brewer.pal(length(targetgenelist), "Set1")

colors=c( "#E41A1C", "#377EB8", "#4DAF4A", "#984EA3", "#FF7F00",  "#A65628", "#F781BF",
          "#999999", "#66C2A5", "#FC8D62", "#8DA0CB", "#E78AC3", "#A6D854", "#FFD92F", "#E5C494", "#B3B3B3", 
          "#8DD3C7", "#FFFFB3", "#BEBADA", "#FB8072", "#80B1D3", "#FDB462", "#B3DE69", "#FCCDE5",
          "#D9D9D9", "#BC80BD", "#CCEBC5", "#FFED6F")


## code

targetmatvec=unlist(targetmat)+1
yrange=range(targetmatvec[targetmatvec>0]);
# yrange[1]=1; # set the minimum value to 1
for(i in 1:length(targetmat)){
  vali=targetmat[[i]]+1;
  if(i==1){
    plot(1:length(vali),vali,type='b',las=1,pch=20,main=paste('sgRNAs in',targetgene),ylab='Read counts',xlab='Samples',xlim=c(0.7,length(vali)+0.3),ylim = yrange,col=colors[(i %% length(colors))],xaxt='n',log='y')
    axis(1,at=1:length(vali),labels=(collabel),las=2)
    # lines(0:100,rep(1,101),col='black');
  }else{
    lines(1:length(vali),vali,type='b',pch=20,col=colors[(i %% length(colors))])
  }
}




# parameters
# Do not modify the variables beginning with "__"
targetmat=list(c(65.55129475343391,84.44259123357128),c(83.6016512797418,96.05344752818733))
targetgene="hSMARCB1"
collabel=c("P1_F1.fq","P1_F3.fq")

# set up color using RColorBrewer
#library(RColorBrewer)
#colors <- brewer.pal(length(targetgenelist), "Set1")

colors=c( "#E41A1C", "#377EB8", "#4DAF4A", "#984EA3", "#FF7F00",  "#A65628", "#F781BF",
          "#999999", "#66C2A5", "#FC8D62", "#8DA0CB", "#E78AC3", "#A6D854", "#FFD92F", "#E5C494", "#B3B3B3", 
          "#8DD3C7", "#FFFFB3", "#BEBADA", "#FB8072", "#80B1D3", "#FDB462", "#B3DE69", "#FCCDE5",
          "#D9D9D9", "#BC80BD", "#CCEBC5", "#FFED6F")


## code

targetmatvec=unlist(targetmat)+1
yrange=range(targetmatvec[targetmatvec>0]);
# yrange[1]=1; # set the minimum value to 1
for(i in 1:length(targetmat)){
  vali=targetmat[[i]]+1;
  if(i==1){
    plot(1:length(vali),vali,type='b',las=1,pch=20,main=paste('sgRNAs in',targetgene),ylab='Read counts',xlab='Samples',xlim=c(0.7,length(vali)+0.3),ylim = yrange,col=colors[(i %% length(colors))],xaxt='n',log='y')
    axis(1,at=1:length(vali),labels=(collabel),las=2)
    # lines(0:100,rep(1,101),col='black');
  }else{
    lines(1:length(vali),vali,type='b',pch=20,col=colors[(i %% length(colors))])
  }
}




# parameters
# Do not modify the variables beginning with "__"
targetmat=list(c(95.00187645425204,122.44175728867836),c(278.3554980109585,207.93988091266928))
targetgene="TCF20"
collabel=c("P1_F1.fq","P1_F3.fq")

# set up color using RColorBrewer
#library(RColorBrewer)
#colors <- brewer.pal(length(targetgenelist), "Set1")

colors=c( "#E41A1C", "#377EB8", "#4DAF4A", "#984EA3", "#FF7F00",  "#A65628", "#F781BF",
          "#999999", "#66C2A5", "#FC8D62", "#8DA0CB", "#E78AC3", "#A6D854", "#FFD92F", "#E5C494", "#B3B3B3", 
          "#8DD3C7", "#FFFFB3", "#BEBADA", "#FB8072", "#80B1D3", "#FDB462", "#B3DE69", "#FCCDE5",
          "#D9D9D9", "#BC80BD", "#CCEBC5", "#FFED6F")


## code

targetmatvec=unlist(targetmat)+1
yrange=range(targetmatvec[targetmatvec>0]);
# yrange[1]=1; # set the minimum value to 1
for(i in 1:length(targetmat)){
  vali=targetmat[[i]]+1;
  if(i==1){
    plot(1:length(vali),vali,type='b',las=1,pch=20,main=paste('sgRNAs in',targetgene),ylab='Read counts',xlab='Samples',xlim=c(0.7,length(vali)+0.3),ylim = yrange,col=colors[(i %% length(colors))],xaxt='n',log='y')
    axis(1,at=1:length(vali),labels=(collabel),las=2)
    # lines(0:100,rep(1,101),col='black');
  }else{
    lines(1:length(vali),vali,type='b',pch=20,col=colors[(i %% length(colors))])
  }
}




# parameters
# Do not modify the variables beginning with "__"
targetmat=list(c(33.250656758988214,44.332360397624925),c(83.6016512797418,97.10897991860696),c(35.150694288073254,45.38789278804456))
targetgene="hSATB1"
collabel=c("P1_F1.fq","P1_F3.fq")

# set up color using RColorBrewer
#library(RColorBrewer)
#colors <- brewer.pal(length(targetgenelist), "Set1")

colors=c( "#E41A1C", "#377EB8", "#4DAF4A", "#984EA3", "#FF7F00",  "#A65628", "#F781BF",
          "#999999", "#66C2A5", "#FC8D62", "#8DA0CB", "#E78AC3", "#A6D854", "#FFD92F", "#E5C494", "#B3B3B3", 
          "#8DD3C7", "#FFFFB3", "#BEBADA", "#FB8072", "#80B1D3", "#FDB462", "#B3DE69", "#FCCDE5",
          "#D9D9D9", "#BC80BD", "#CCEBC5", "#FFED6F")


## code

targetmatvec=unlist(targetmat)+1
yrange=range(targetmatvec[targetmatvec>0]);
# yrange[1]=1; # set the minimum value to 1
for(i in 1:length(targetmat)){
  vali=targetmat[[i]]+1;
  if(i==1){
    plot(1:length(vali),vali,type='b',las=1,pch=20,main=paste('sgRNAs in',targetgene),ylab='Read counts',xlab='Samples',xlim=c(0.7,length(vali)+0.3),ylim = yrange,col=colors[(i %% length(colors))],xaxt='n',log='y')
    axis(1,at=1:length(vali),labels=(collabel),las=2)
    # lines(0:100,rep(1,101),col='black');
  }else{
    lines(1:length(vali),vali,type='b',pch=20,col=colors[(i %% length(colors))])
  }
}




# parameters
# Do not modify the variables beginning with "__"
targetmat=list(c(76.00150116340163,90.77578557608912),c(52.25103204983862,72.83173493895522),c(301.155948359979,138.27474314497297),c(428.4584628086767,447.5457335379278),c(80.75159498611424,77.0538645006338),c(16.150318997222847,30.61043932216959),c(41.8008256398709,28.499374541330305),c(48.45095699166854,42.22129561678564),c(59.85118216617879,79.16492928147308),c(32.300637994445694,28.499374541330305))
targetgene="mKatescrm"
collabel=c("P1_F1.fq","P1_F3.fq")

# set up color using RColorBrewer
#library(RColorBrewer)
#colors <- brewer.pal(length(targetgenelist), "Set1")

colors=c( "#E41A1C", "#377EB8", "#4DAF4A", "#984EA3", "#FF7F00",  "#A65628", "#F781BF",
          "#999999", "#66C2A5", "#FC8D62", "#8DA0CB", "#E78AC3", "#A6D854", "#FFD92F", "#E5C494", "#B3B3B3", 
          "#8DD3C7", "#FFFFB3", "#BEBADA", "#FB8072", "#80B1D3", "#FDB462", "#B3DE69", "#FCCDE5",
          "#D9D9D9", "#BC80BD", "#CCEBC5", "#FFED6F")


## code

targetmatvec=unlist(targetmat)+1
yrange=range(targetmatvec[targetmatvec>0]);
# yrange[1]=1; # set the minimum value to 1
for(i in 1:length(targetmat)){
  vali=targetmat[[i]]+1;
  if(i==1){
    plot(1:length(vali),vali,type='b',las=1,pch=20,main=paste('sgRNAs in',targetgene),ylab='Read counts',xlab='Samples',xlim=c(0.7,length(vali)+0.3),ylim = yrange,col=colors[(i %% length(colors))],xaxt='n',log='y')
    axis(1,at=1:length(vali),labels=(collabel),las=2)
    # lines(0:100,rep(1,101),col='black');
  }else{
    lines(1:length(vali),vali,type='b',pch=20,col=colors[(i %% length(colors))])
  }
}




# parameters
# Do not modify the variables beginning with "__"
targetmat=list(c(394.257787285146,509.82214457268657),c(802.7658560384298,501.3778854493295),c(251.75497260376792,264.9386299953299))
targetgene="hSMARCC1"
collabel=c("P1_F1.fq","P1_F3.fq")

# set up color using RColorBrewer
#library(RColorBrewer)
#colors <- brewer.pal(length(targetgenelist), "Set1")

colors=c( "#E41A1C", "#377EB8", "#4DAF4A", "#984EA3", "#FF7F00",  "#A65628", "#F781BF",
          "#999999", "#66C2A5", "#FC8D62", "#8DA0CB", "#E78AC3", "#A6D854", "#FFD92F", "#E5C494", "#B3B3B3", 
          "#8DD3C7", "#FFFFB3", "#BEBADA", "#FB8072", "#80B1D3", "#FDB462", "#B3DE69", "#FCCDE5",
          "#D9D9D9", "#BC80BD", "#CCEBC5", "#FFED6F")


## code

targetmatvec=unlist(targetmat)+1
yrange=range(targetmatvec[targetmatvec>0]);
# yrange[1]=1; # set the minimum value to 1
for(i in 1:length(targetmat)){
  vali=targetmat[[i]]+1;
  if(i==1){
    plot(1:length(vali),vali,type='b',las=1,pch=20,main=paste('sgRNAs in',targetgene),ylab='Read counts',xlab='Samples',xlim=c(0.7,length(vali)+0.3),ylim = yrange,col=colors[(i %% length(colors))],xaxt='n',log='y')
    axis(1,at=1:length(vali),labels=(collabel),las=2)
    # lines(0:100,rep(1,101),col='black');
  }else{
    lines(1:length(vali),vali,type='b',pch=20,col=colors[(i %% length(colors))])
  }
}



dev.off()
Sweave("P1_02_day3_summary.Rnw");
library(tools);

texi2dvi("P1_02_day3_summary.tex",pdf=TRUE);
